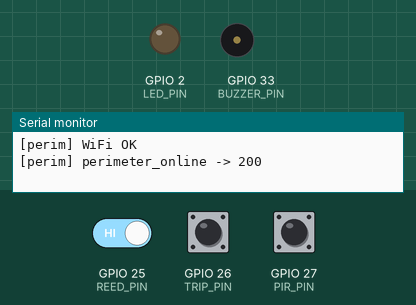
Bench run of a sketch on a simulated ESP32. On the bench: output pins drawn as LEDs (lit = HIGH), buzzer (waves = sounding, pin HIGH), the last lines printed to the serial monitor. Dashed ring = blinking. The test bench sets the inputs (shaded band); at power-on: GPIO 26 (TRIP_PIN) HIGH, GPIO 25 (REED_PIN) HIGH, GPIO 27 (PIR_PIN) HIGH. WiFi joins after 1.5 s; servers stay silent unless stated; uploads are accepted with an empty reply.

Above: at 2.9 s.
3.0 s: GPIO 26 (TRIP_PIN) pulled LOW for 0.15 s
At 3.67 s:
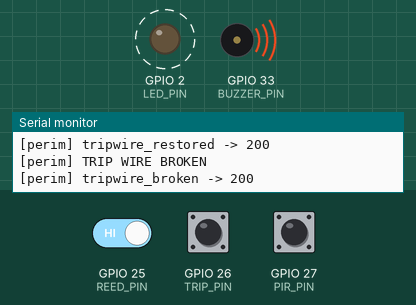
6.0 s: GPIO 25 (REED_PIN) driven LOW
At 7.1 s:
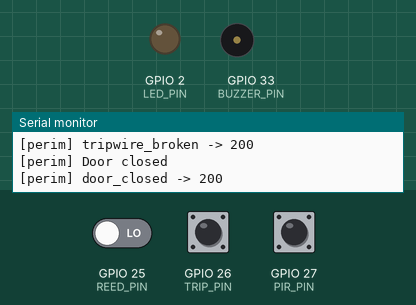
7.7 s: GPIO 26 (TRIP_PIN) pulled LOW for 1 s
At 8.7 s:
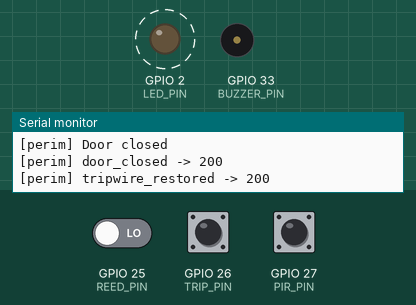
11.2 s: GPIO 26 (TRIP_PIN) pulled LOW for 3.2 s
At 15.26 s:
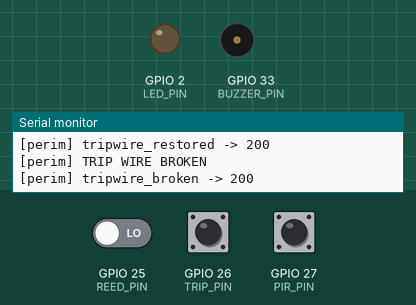
16.9 s: GPIO 25 (REED_PIN) driven HIGH
At 17.5 s:
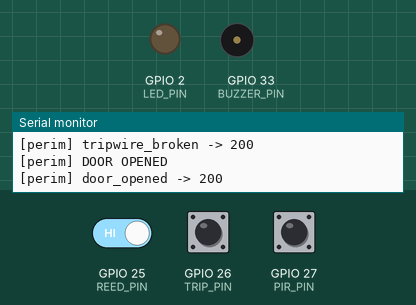
18.6 s: GPIO 27 (PIR_PIN) pulsed LOW 2 times (0.12 s each, 0.3 s apart)
At 19.04 s:
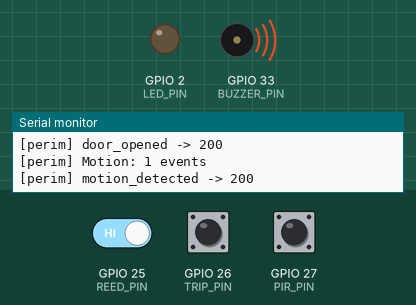
Timing chart, 0 to 30.5 s (numbered marks = the images above; inputs shaded):
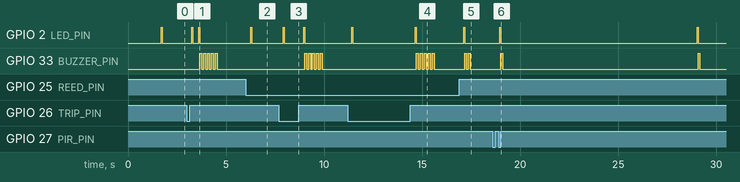

Measured:
- after the input at 3.0 s, GPIO 2 (LED_PIN): alternates HIGH for 0.05 s and LOW for 0.30 s, 4 changes in all, then stays LOW, starting after 0.25 s; GPIO 33 (BUZZER_PIN): alternates HIGH for 0.10 s and LOW for 0.10 s, 10 changes in all, then stays LOW, starting after 0.65 s
- after the input at 6.0 s, GPIO 2 (LED_PIN): LOW → HIGH after 0.26 s, → LOW 0.05 s later
- after the input at 7.7 s, GPIO 2 (LED_PIN): alternates HIGH for 0.05 s and LOW for 1.0 s, 4 changes in all, then stays LOW, starting after 0.21 s; GPIO 33 (BUZZER_PIN): alternates HIGH for 0.10 s and LOW for 0.10 s, 10 changes in all, then stays LOW, starting after 1.3 s
- after the input at 11.2 s, GPIO 2 (LED_PIN): alternates HIGH for 0.05 s and LOW for 3.2 s, starting after 0.21 s; GPIO 33 (BUZZER_PIN): alternates HIGH for 0.10 s and LOW for 0.10 s, 10 changes in all, then stays LOW, starting after 3.5 s
- after the input at 16.9 s, GPIO 2 (LED_PIN): LOW → HIGH after 0.21 s, → LOW 0.05 s later; GPIO 33 (BUZZER_PIN): alternates HIGH for 0.10 s and LOW for 0.10 s, 4 changes in all, then stays LOW, starting after 0.26 s
- after the input at 18.6 s, GPIO 2 (LED_PIN): alternates HIGH for 0.05 s and LOW for 10.0 s, starting after 0.37 s; GPIO 33 (BUZZER_PIN): alternates HIGH for 0.10 s and LOW for 10.0 s, starting after 0.42 s

The sketch:

esp32_perimeter.ino
```cpp
/*
 * Duskfall Perimeter Sensor — PIR + Reed Switch + Trip Wire
 *
 * Detects motion, door open/close, and trip wire break events.
 * Reports events immediately + periodic heartbeat to Duskfall server.
 *
 * Wiring:
 *   PIR (HC-SR501):  OUT=GPIO 27, VCC=5V, GND
 *   Reed switch:     GPIO 25 (with 10K pullup to 3.3V), GND
 *   Trip wire:       GPIO 26 (NC circuit with 10K pullup to 3.3V)
 *   LED:             GPIO 2 (onboard)
 *   Buzzer (opt):    GPIO 33
 *
 * Libraries: WiFi, HTTPClient, ArduinoJson
 */

#include <WiFi.h>
#include <HTTPClient.h>
#include <ArduinoJson.h>

// ── Configuration ──
const char* WIFI_SSID     = "YOUR_SSID";
const char* WIFI_PASS     = "YOUR_PASSWORD";
const char* DUSKFALL_URL  = "http://YOUR_SERVER:8500";
const char* API_KEY       = "df_YOUR_DEVICE_API_KEY";

const float LATITUDE      = 0.0;
const float LONGITUDE     = 0.0;
const int   HEARTBEAT_S   = 300;  // 5 min heartbeat

// ── Pins ──
#define PIR_PIN    27
#define REED_PIN   25
#define TRIP_PIN   26
#define LED_PIN    2
#define BUZZER_PIN 33

// ── State ──
volatile int motionCount = 0;
bool lastDoorState = false;  // false = closed
bool lastTripState = false;  // false = intact
unsigned long lastHeartbeat = 0;
unsigned long lastMotionReport = 0;

void IRAM_ATTR onMotion() {
  motionCount++;
}

void setup() {
  Serial.begin(115200);
  pinMode(PIR_PIN, INPUT);
  pinMode(REED_PIN, INPUT_PULLUP);
  pinMode(TRIP_PIN, INPUT_PULLUP);
  pinMode(LED_PIN, OUTPUT);
  pinMode(BUZZER_PIN, OUTPUT);

  // PIR interrupt
  attachInterrupt(digitalPinToInterrupt(PIR_PIN), onMotion, RISING);

  // Initial states
  lastDoorState = digitalRead(REED_PIN) == HIGH;
  lastTripState = digitalRead(TRIP_PIN) == HIGH;

  // WiFi
  WiFi.begin(WIFI_SSID, WIFI_PASS);
  int attempts = 0;
  while (WiFi.status() != WL_CONNECTED && attempts++ < 30) {
    delay(500);
  }
  Serial.printf("[perim] WiFi %s\n",
    WiFi.status() == WL_CONNECTED ? "OK" : "FAIL");

  // Startup alert
  sendEvent("system", "perimeter_online", "info", 0);
}

void sendEvent(const char* sensorType, const char* eventName,
               const char* severity, float value) {
  if (WiFi.status() != WL_CONNECTED) return;

  JsonDocument doc;
  JsonArray arr = doc.to<JsonArray>();
  JsonObject ev = arr.add<JsonObject>();
  ev["uid"] = String("perim-") + sensorType + "-" + millis();
  ev["feed_type"] = "sensor_alert";
  ev["title"] = String("[PERIMETER] ") + eventName;
  ev["description"] = String(sensorType) + " event: " + eventName;
  ev["latitude"] = LATITUDE;
  ev["longitude"] = LONGITUDE;
  ev["severity"] = severity;
  ev["source_url"] = "perimeter-sensor";

  String body;
  serializeJson(arr, body);

  HTTPClient http;
  http.begin(String(DUSKFALL_URL) + "/api/contribute/feed");
  http.addHeader("Content-Type", "application/json");
  http.addHeader("X-Device-Key", API_KEY);

  int code = http.POST(body);
  Serial.printf("[perim] %s -> %d\n", eventName, code);

  if (code == 200) {
    digitalWrite(LED_PIN, HIGH);
    delay(50);
    digitalWrite(LED_PIN, LOW);
  }
  http.end();
}

void alertBuzzer(int pattern) {
  for (int i = 0; i < pattern; i++) {
    digitalWrite(BUZZER_PIN, HIGH);
    delay(100);
    digitalWrite(BUZZER_PIN, LOW);
    delay(100);
  }
}

void loop() {
  unsigned long now = millis();

  // ── Motion detection ──
  if (motionCount > 0 && (now - lastMotionReport > 10000)) {
    int count = motionCount;
    motionCount = 0;
    lastMotionReport = now;
    Serial.printf("[perim] Motion: %d events\n", count);
    sendEvent("motion", "motion_detected", "warning", count);
    alertBuzzer(1);
  }

  // ── Door sensor (reed switch) ──
  bool doorOpen = digitalRead(REED_PIN) == HIGH;
  if (doorOpen != lastDoorState) {
    lastDoorState = doorOpen;
    if (doorOpen) {
      Serial.println("[perim] DOOR OPENED");
      sendEvent("door", "door_opened", "warning", 1);
      alertBuzzer(2);
    } else {
      Serial.println("[perim] Door closed");
      sendEvent("door", "door_closed", "info", 0);
    }
    delay(200);  // Debounce
  }

  // ── Trip wire (NC circuit — HIGH = broken) ──
  bool tripBroken = digitalRead(TRIP_PIN) == HIGH;
  if (tripBroken && !lastTripState) {
    lastTripState = true;
    Serial.println("[perim] TRIP WIRE BROKEN");
    sendEvent("tripwire", "tripwire_broken", "critical", 1);
    alertBuzzer(5);
  } else if (!tripBroken && lastTripState) {
    lastTripState = false;
    sendEvent("tripwire", "tripwire_restored", "info", 0);
  }

  // ── Heartbeat ──
  if (now - lastHeartbeat > (unsigned long)HEARTBEAT_S * 1000) {
    lastHeartbeat = now;
    sendEvent("heartbeat", "perimeter_alive", "info", motionCount);
  }

  delay(100);  // 10Hz polling
}
```
